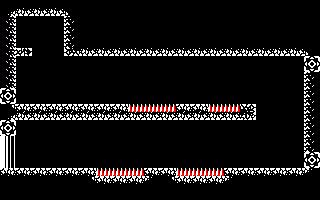

This game map was drawn from its Tiled (.tmx) file and the tilesets committed beside it. A one-line description and the full map source follow:
An orthogonal 20x25 tile map with 16x8 px tiles, 1 tile layer (Capa de Patrones 1).

<map version="1.2" tiledversion="1.2.4" orientation="orthogonal" renderorder="right-down" width="20" height="25" tilewidth="16" tileheight="8" infinite="0" nextlayerid="2" nextobjectid="1">
 <tileset firstgid="1" source="tileset.tsx" />
 <layer id="1" name="Capa de Patrones 1" width="20" height="25">
  <data encoding="csv">
1,1,1,1,1,1,1,1,1,1,1,1,1,1,1,1,1,1,1,1,
19,13,13,13,20,1,1,1,1,1,1,1,1,1,1,1,1,1,1,1,
14,1,1,1,10,1,1,1,1,1,1,1,1,1,1,1,1,1,1,1,
14,1,1,1,10,1,1,1,1,1,1,1,1,1,1,1,1,1,1,1,
14,1,1,1,10,1,1,1,1,1,1,1,1,1,1,1,1,1,1,1,
14,1,1,1,10,1,1,1,1,1,1,1,1,1,1,1,1,1,1,1,
14,22,1,1,15,13,13,13,13,13,13,13,13,13,13,13,13,13,13,20,
14,1,1,1,1,1,1,1,1,1,1,1,1,1,1,1,1,1,1,28,
14,1,1,1,1,1,1,1,1,1,1,1,1,1,1,1,1,1,1,32,
14,1,1,1,1,1,1,1,1,1,1,1,1,1,1,1,1,1,1,10,
14,1,1,1,1,1,1,1,1,1,1,1,1,1,1,1,1,1,1,10,
28,1,1,1,1,1,1,1,1,1,1,1,1,1,1,1,1,1,1,10,
32,1,1,1,1,1,1,1,1,1,1,1,1,1,1,1,1,1,1,10,
23,9,9,9,9,9,9,9,2,2,2,9,9,2,2,12,1,1,1,10,
19,13,13,13,13,13,13,13,13,13,13,13,13,13,13,16,1,1,1,10,
28,1,1,1,1,1,1,1,1,1,1,1,1,1,1,1,1,1,1,10,
32,1,1,1,1,1,1,1,1,1,1,1,1,1,1,1,1,1,1,10,
29,1,1,1,1,1,1,1,1,1,1,1,1,1,1,1,1,1,1,10,
29,1,1,1,1,1,1,1,1,1,1,1,1,1,1,1,1,1,1,10,
29,1,1,1,1,1,1,1,1,1,1,1,1,1,1,1,1,1,1,28,
29,1,1,1,1,1,1,1,1,1,1,1,1,1,1,1,1,1,1,32,
9,9,9,9,9,9,2,2,2,9,9,2,2,2,9,9,9,9,9,24,
1,1,1,1,1,23,9,9,9,24,23,9,9,9,24,1,1,1,1,1,
1,1,1,1,1,1,1,1,1,1,1,1,1,1,1,1,1,1,1,1,
1,1,1,1,1,1,1,1,1,1,1,1,1,1,1,1,1,1,1,1
</data>
 </layer>
</map>
